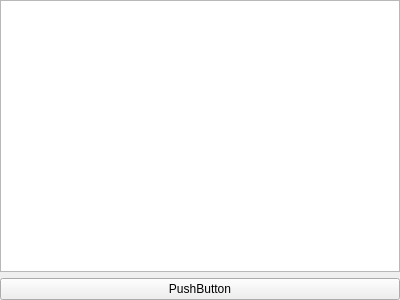
<?xml version="1.0" encoding="UTF-8"?>
<ui version="4.0">
 <class>MainWindow</class>
 <widget class="QMainWindow" name="MainWindow">
  <property name="geometry">
   <rect>
    <x>0</x>
    <y>0</y>
    <width>400</width>
    <height>300</height>
   </rect>
  </property>
  <property name="windowTitle">
   <string>MainWindow</string>
  </property>
  <widget class="QWidget" name="centralWidget">
   <layout class="QGridLayout" name="gridLayout">
    <property name="leftMargin">
     <number>0</number>
    </property>
    <property name="topMargin">
     <number>0</number>
    </property>
    <property name="rightMargin">
     <number>0</number>
    </property>
    <property name="bottomMargin">
     <number>0</number>
    </property>
    <item row="0" column="0">
     <layout class="QVBoxLayout" name="verticalLayout">
      <item>
       <widget class="QTextEdit" name="textEdit"/>
      </item>
      <item>
       <widget class="QPushButton" name="pushButton">
        <property name="text">
         <string>PushButton</string>
        </property>
       </widget>
      </item>
     </layout>
    </item>
   </layout>
  </widget>
  <widget class="QMenuBar" name="menuBar">
   <property name="geometry">
    <rect>
     <x>0</x>
     <y>0</y>
     <width>400</width>
     <height>23</height>
    </rect>
   </property>
  </widget>
 </widget>
 <layoutdefault spacing="6" margin="11"/>
 <resources/>
 <connections/>
</ui>
